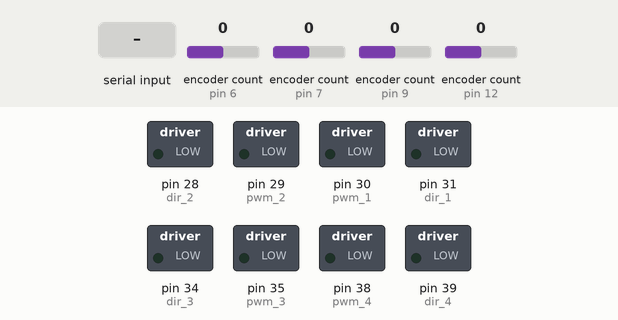
Simulated run of this sketch. Board: Arduino Mega 2560, built with avr-gcc and run on an emulated ATmega2560. Parts: switched loads named in the sketch (green lamp = pin HIGH). Inputs (shaded band) come from the test bench; at power-on: encoder count (sensors on pin 6, pin 7, pin 9, pin 12) 0. What the sketch prints to the serial monitor is not drawn.

Above: at 11.2 s.
11.3 s: "1" received over Serial
At 12.5 s:
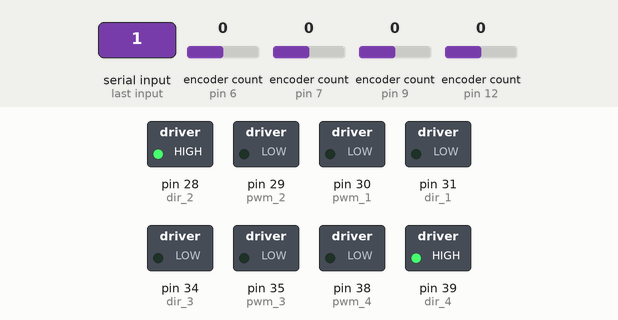
Timing chart, 0 to 14.3 s (numbered marks = the images above; inputs shaded):
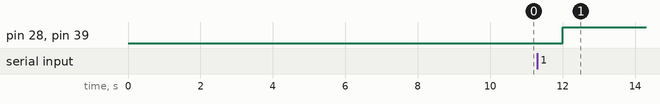

Measured:
- after the input at 11.3 s, pin 28 (dir_2), pin 39 (dir_4): LOW → HIGH after 0.70 s

The sketch:

cuentasEncoders.ino
```cpp
#include <Encoder.h>

/*Motores*/
//define pin name driver 1
#define pwm_1 30
#define dir_1 31
#define pwm_2 29
#define dir_2 28
//define pin name dirver 2
#define pwm_3 35
#define dir_3 34
#define pwm_4 38
#define dir_4 39

int pulsosAdelante = 5;                      //Cantidad de escalones de velocidad que recibirá el robot para avanzar
float duracionPulso = 2000;                  //Duración de los escalones de velocidad
int velocidadPWM[5] = {50,100,150,200,250};  //5 velocidades para experimento
int indice;

long encoderArray[4] = {0,0,0,0};
long totalCuentas[4] = {0,0,0,0};

//Puse segun A y B
Encoder rueda1(6,5);
Encoder rueda2(7,8);
Encoder rueda3(9,10);
Encoder rueda4(12,11);


void setup() {
  pinMode(pwm_1, OUTPUT);
  pinMode(dir_1, OUTPUT);
  pinMode(pwm_2, OUTPUT);
  pinMode(dir_2, OUTPUT);
  pinMode(pwm_3, OUTPUT);
  pinMode(dir_3, OUTPUT);
  pinMode(pwm_4, OUTPUT);
  pinMode(dir_4, OUTPUT);

  Serial.begin(115200);
  delay(10000);
  Serial.println("EXPERIMENTO: Cuentas de encoders");

}

void loop() {

  while (Serial.available() > 0)
  {
    Serial.read();
  }

  while (Serial.available() == 0)         //Esperar a que haya un byte para leer del serial
  {
    Serial.println("Esperando comando de inicio");
    delay(1000);
  }

  for (int j=0; j<5; j++)
  {
    digitalWrite(dir_1, LOW);              //Seteo de pines para movimiento hacia adelante
    digitalWrite(dir_2, HIGH);
    digitalWrite(dir_3, LOW);
    digitalWrite(dir_4, HIGH);

    //Movimiento hacia adelante
    for (int i=0; i<pulsosAdelante; i++)
    {
      analogWrite(pwm_1, velocidadPWM[j]);     //Movimiento de todas las ruedas a la velocidad seteada
      analogWrite(pwm_2, velocidadPWM[j]);
      analogWrite(pwm_3, velocidadPWM[j]);
      analogWrite(pwm_4, velocidadPWM[j]);

      delay(duracionPulso);        //Delay de duracion del pulso

      Serial.println("Velocidad: " + String(velocidadPWM[j]) + " - Pasada nro " + String(i+1));

      lecturaEncoders(encoderArray);        //Lectura enc

      analogWrite(pwm_1, 0);                //Frenado
      analogWrite(pwm_2, 0);
      analogWrite(pwm_3, 0);
      analogWrite(pwm_4, 0);

      while (Serial.available() > 0)
      {
        Serial.read();
      }

      while (Serial.available() == 0)         //Esperar a que haya un byte para leer del serial
      {
        delay(1000);
      }
    }

    //Movimiento hacia atras
    digitalWrite(dir_1, HIGH);               //Seteo de pines para movimiento hacia atras
    digitalWrite(dir_2, LOW);
    digitalWrite(dir_3, HIGH);
    digitalWrite(dir_4, LOW);

    analogWrite(pwm_1, velocidadPWM[j]);       //Movimento hacia atras
    analogWrite(pwm_2, velocidadPWM[j]);
    analogWrite(pwm_3, velocidadPWM[j]);
    analogWrite(pwm_4, velocidadPWM[j]);

    delay(duracionPulso*pulsosAdelante);    //Duracion del movimiento hacia atras

    Serial.println("Velocidad: " + String(velocidadPWM[j]) + " - Retorno");

    lecturaEncoders(encoderArray);

    analogWrite(pwm_1, 0);                //Frenado
    analogWrite(pwm_2, 0);
    analogWrite(pwm_3, 0);
    analogWrite(pwm_4, 0);

    while (Serial.available() > 0)
    {
      Serial.read();
    }

    while (Serial.available() == 0)         //Esperar a que haya un byte para leer del serial
    {
      delay(1000);
    }
  }


}

void lecturaEncoders(long *encoders){
  /**
   * Utilizando la libreria Encoder se lee el contador de cada rueda y luego se resetea para mantener la cuenta chica.
   */
  encoders[0] = rueda1.read();
  encoders[1] = rueda2.read();
  encoders[2] = rueda3.read();
  encoders[3] = rueda4.read();

  Serial.println("Encoders:");
  Serial.println(encoders[0]);
  Serial.println(encoders[1]);
  Serial.println(encoders[2]);
  Serial.println(encoders[3]);


  //resetea el contador del objeto
  rueda1.write(0);
  rueda2.write(0);
  rueda3.write(0);
  rueda4.write(0);

}
```
